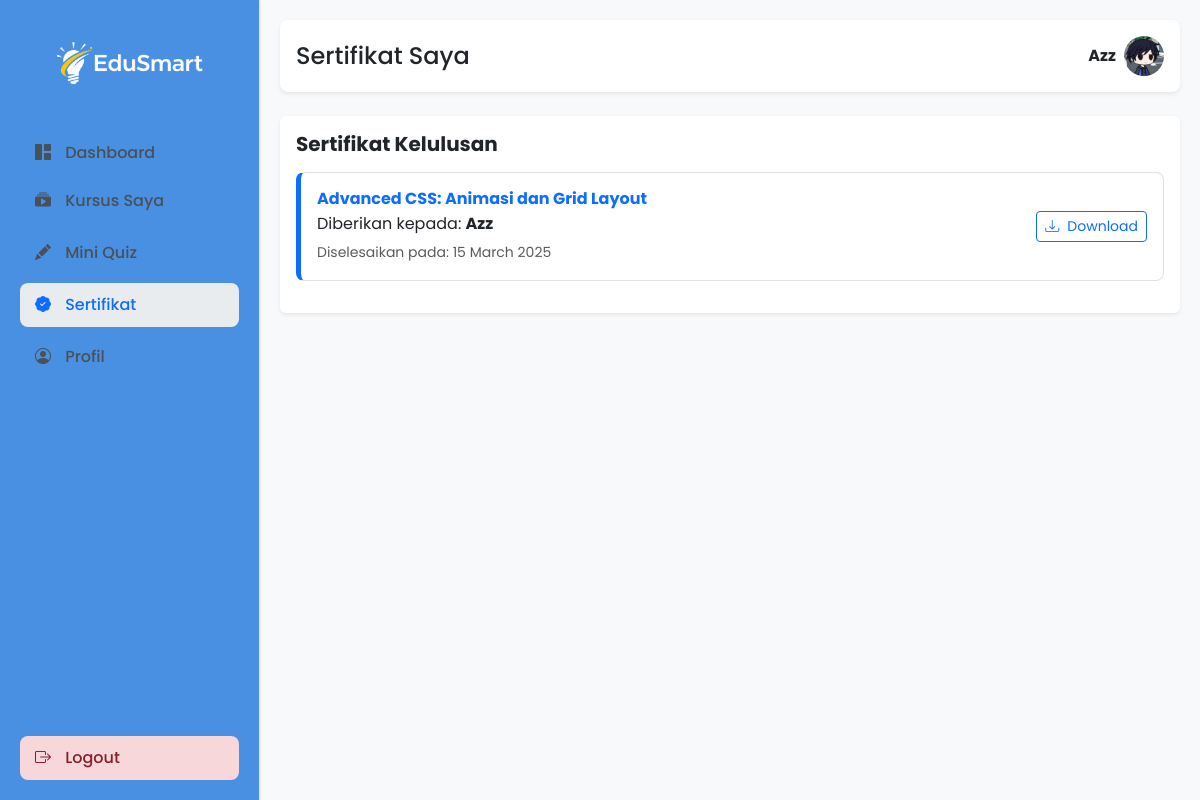
Screenshot of /dashboard/index.php?folder=pages&file=sertifikat (signed in) with the database file from the repository.
### tables this page shows
CREATE TABLE `farhan_user` (
  `id` int(11) NOT NULL,
  `nama` varchar(100) NOT NULL,
  `email` varchar(100) NOT NULL,
  `password` varchar(255) NOT NULL,
  `no_hp` varchar(20) NOT NULL,
  `foto_profil` varchar(255) DEFAULT NULL,
  `akun_dibuat` datetime NOT NULL
);

CREATE TABLE `farhan_kursus` (
  `id` int(11) NOT NULL,
  `nama_kursus` varchar(100) NOT NULL,
  `deskripsi` text NOT NULL,
  `harga` int(11) NOT NULL,
  `level` enum('Beginner','Intermediate','Advance') NOT NULL,
  `durasi` varchar(50) NOT NULL,
  `gambar` text DEFAULT NULL
);

### dashboard/pages/sertifikat.php (the view, shortened to what this page needs)
<?php
$sql_sertifikat = "SELECT
                        k.nama_kursus,
                        DATE_ADD(j.tanggal_mulai, INTERVAL CAST(SUBSTRING_INDEX(k.durasi, ' ', 1) AS UNSIGNED) MONTH) AS tanggal_selesai
                    FROM
                        farhan_pendaftaran p
                    JOIN farhan_kursus_jadwal kj ON p.kursus_jadwal_id = kj.id
                    JOIN farhan_kursus k ON kj.kursus_id = k.id
                    JOIN farhan_jadwal j ON kj.jadwal_id = j.id
                    WHERE
                        p.user_id = ?
                        AND p.status_pendaftaran = 'Diterima'
                        AND DATE_ADD(j.tanggal_mulai, INTERVAL CAST(SUBSTRING_INDEX(k.durasi, ' ', 1) AS UNSIGNED) MONTH) <= CURDATE()
                    ORDER BY
                        tanggal_selesai DESC";
$stmt = $koneksi->prepare($sql_sertifikat);
$stmt->bind_param("i", $user_id);
$stmt->execute();
$result = $stmt->get_result();
$sertifikat_list = $result->fetch_all(MYSQLI_ASSOC);
?>
<div class="main-content">
    <header class="d-flex justify-content-between align-items-center p-3 mb-4 bg-white rounded-3 shadow-sm">
        <h4 class="mb-0">Sertifikat Saya</h4>
        <div class="d-flex align-items-center">
            <span class="fw-bold me-2"><?php echo htmlspecialchars($nama_user); ?></span>
            <?php
                $foto_path = '../uploads/profiles/' . ($user_details['foto_profil'] ?? '');
                if (!empty($user_details['foto_profil']) && file_exists($foto_path)) {
                    echo '<img src="' . htmlspecialchars($foto_path) . '" alt="Foto Profil" class="rounded-circle" style="width: 40px; height: 40px; object-fit: cover;">';
                } else {
                    echo '<i class="bi bi-person-circle fs-3 text-primary"></i>';
                }
            ?>
        </div>
    </header>
    <div class="row">
        <div class="col-12">
            <div class="card shadow-sm border-0">
                <div class="card-body">
                    <?php if (empty($sertifikat_list)): ?>
                        <div class="text-center p-5">
                            <i class="bi bi-x-circle-fill fs-1 text-muted mb-3"></i>
                            <h5 class="fw-bold">Anda Belum Memiliki Sertifikat</h5>
                            <p class="text-muted">Selesaikan kursus Anda untuk mendapatkan sertifikat pencapaian.</p>
                        </div>
                    <?php else: ?>
                        <h5 class="card-title fw-bold mb-3">Sertifikat Kelulusan</h5>
                        <div class="list-group">
                            <?php foreach ($sertifikat_list as $sertifikat): ?>
                                <div class="list-group-item list-group-item-action p-3 sertifikat-card mb-3 rounded-3">
                                    <div class="d-flex w-100 justify-content-between align-items-center">
                                        <div>
                                            <h6 class="mb-1 fw-bold text-primary"><?php echo htmlspecialchars($sertifikat['nama_kursus']); ?></h6>
                                            <p class="mb-1">Diberikan kepada: <strong><?php echo htmlspecialchars($nama_user); ?></strong></p>
                                            <small class="text-muted">Diselesaikan pada: <?php echo date('d F Y', strtotime($sertifikat['tanggal_selesai'])); ?></small>
                                        </div>
                                        <div class="ms-3">
                                            <a href="#" class="btn btn-outline-primary btn-sm">
                                                <i class="bi bi-download me-2"></i>Download
                                            </a>
                                        </div>
                                    </div>
                                </div>
                            <?php endforeach; ?>
                        </div>
                    <?php endif; ?>
                </div>
            </div>
        </div>
    </div>
</div>

### dashboard/css/style.css (style rules this page uses)
:root { --brand-primary: #0d6efd; --brand-secondary: #ff6825; --light-bg: #f8f9fa; --text-dark: #212529; --text-muted: #6c757d; }
body { background-color: var(--light-bg); font-family: 'Poppins', sans-serif; }
.main-content { margin-left: 260px; padding: 20px; }
.sertifikat-card { transition: all 0.2s ease-in-out; border-left: 5px solid var(--brand-primary); }

### rows the page displays
farhan_user: foto_profil (picture)
farhan_kursus: nama_kursus "Advanced CSS: Animasi dan Grid Layout", tanggal_selesai "15 March 2025"

### other values shown
$nama_user "Azz"
